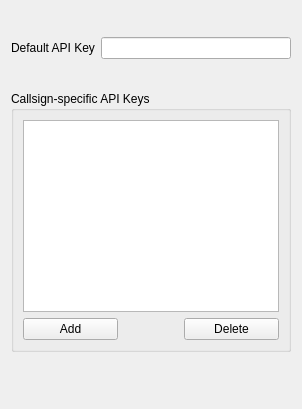
         <widget class="QWidget" name="qrzSyncQSLTab">
          <attribute name="title">
           <string>QRZ.com</string>
          </attribute>
          <layout class="QFormLayout" name="formLayout_4">
           <item row="0" column="1">
            <spacer name="verticalSpacer_9">
             <property name="orientation">
              <enum>Qt::Vertical</enum>
             </property>
             <property name="sizeType">
              <enum>QSizePolicy::Fixed</enum>
             </property>
             <property name="sizeHint" stdset="0">
              <size>
               <width>20</width>
               <height>20</height>
              </size>
             </property>
            </spacer>
           </item>
           <item row="1" column="0">
            <widget class="QLabel" name="qrzApiKeyLabel">
             <property name="text">
              <string>Default API Key</string>
             </property>
            </widget>
           </item>
           <item row="1" column="1">
            <widget class="QLineEdit" name="qrzApiKeyEdit">
             <property name="echoMode">
              <enum>QLineEdit::Password</enum>
             </property>
            </widget>
           </item>
           <item row="4" column="1">
            <spacer name="verticalSpacer_11">
             <property name="orientation">
              <enum>Qt::Vertical</enum>
             </property>
             <property name="sizeHint" stdset="0">
              <size>
               <width>20</width>
               <height>40</height>
              </size>
             </property>
            </spacer>
           </item>
           <item row="3" column="0" colspan="2">
            <widget class="QGroupBox" name="groupBox_5">
             <property name="title">
              <string>Callsign-specific API Keys</string>
             </property>
             <layout class="QVBoxLayout" name="verticalLayout_16">
              <item>
               <widget class="QTableView" name="qrzCallsignApiKeyTableView">
                <property name="alternatingRowColors">
                 <bool>true</bool>
                </property>
                <property name="selectionMode">
                 <enum>QAbstractItemView::SingleSelection</enum>
                </property>
                <property name="verticalScrollMode">
                 <enum>QAbstractItemView::ScrollPerPixel</enum>
                </property>
                <property name="horizontalScrollMode">
                 <enum>QAbstractItemView::ScrollPerPixel</enum>
                </property>
                <attribute name="horizontalHeaderMinimumSectionSize">
                 <number>300</number>
                </attribute>
                <attribute name="horizontalHeaderStretchLastSection">
                 <bool>true</bool>
                </attribute>
                <attribute name="verticalHeaderVisible">
                 <bool>false</bool>
                </attribute>
               </widget>
              </item>
              <item>
               <layout class="QHBoxLayout" name="horizontalLayout_34">
                <property name="bottomMargin">
                 <number>0</number>
                </property>
                <item>
                 <widget class="QPushButton" name="qrzCallsignApiKeyAddButton">
                  <property name="text">
                   <string>Add</string>
                  </property>
                 </widget>
                </item>
                <item>
                 <spacer name="horizontalSpacer_7">
                  <property name="orientation">
                   <enum>Qt::Horizontal</enum>
                  </property>
                  <property name="sizeType">
                   <enum>QSizePolicy::Maximum</enum>
                  </property>
                  <property name="sizeHint" stdset="0">
                   <size>
                    <width>60</width>
                    <height>20</height>
                   </size>
                  </property>
                 </spacer>
                </item>
                <item>
                 <widget class="QPushButton" name="qrzCallsignApiKeyDelButton">
                  <property name="text">
                   <string>Delete</string>
                  </property>
                 </widget>
                </item>
               </layout>
              </item>
             </layout>
            </widget>
           </item>
           <item row="2" column="0">
            <spacer name="verticalSpacer_20">
             <property name="orientation">
              <enum>Qt::Vertical</enum>
             </property>
             <property name="sizeType">
              <enum>QSizePolicy::Maximum</enum>
             </property>
             <property name="sizeHint" stdset="0">
              <size>
               <width>20</width>
               <height>20</height>
              </size>
             </property>
            </spacer>
           </item>
          </layout>
         </widget>
